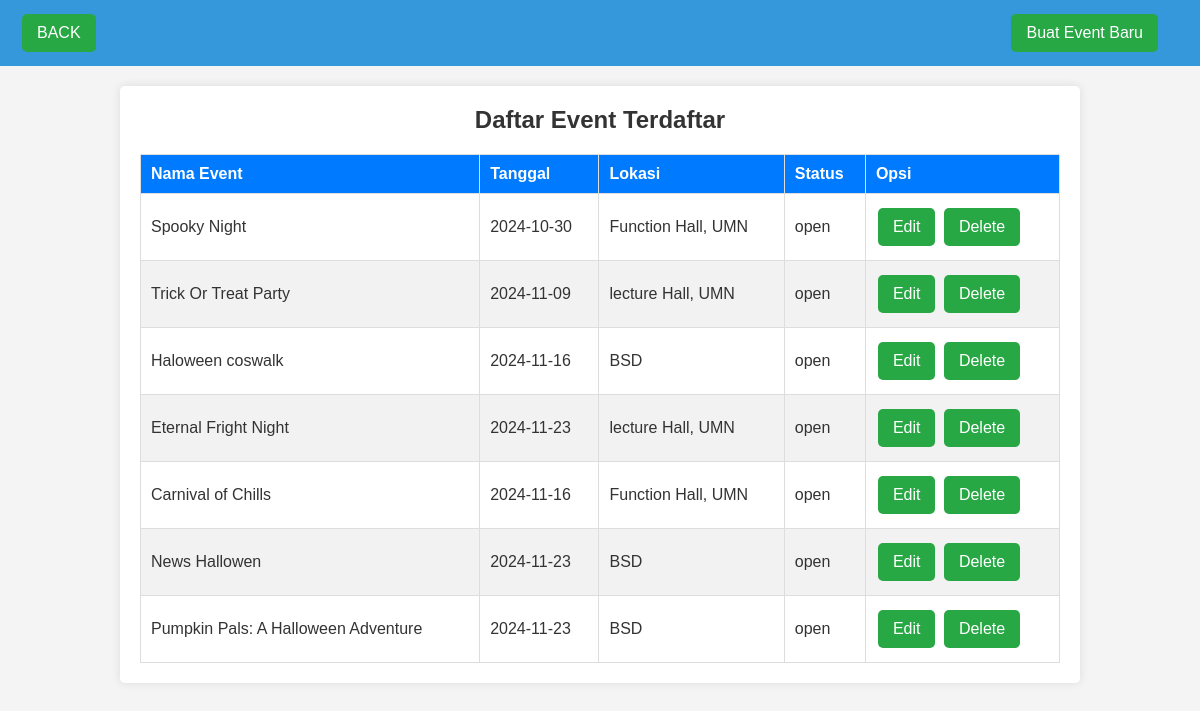
The app's page /admin/manage_events.php (signed in) with its own data.
### tables this page shows
CREATE TABLE `events` (
  `id` int(11) NOT NULL,
  `event_name` varchar(255) NOT NULL,
  `description` text NOT NULL,
  `event_date` date NOT NULL,
  `location` varchar(255) NOT NULL,
  `category` varchar(100) DEFAULT NULL,
  `event_status` enum('open','closed','canceled') DEFAULT 'open',
  `created_at` timestamp NOT NULL DEFAULT current_timestamp(),
  `max_participants` int(11) NOT NULL,
  `event_time` time NOT NULL,
  `image` varchar(255) NOT NULL,
  `banner` varchar(255) NOT NULL,
  `status` enum('open','closed','canceled') DEFAULT 'open',
  `image_url` varchar(255) DEFAULT NULL,
  `user_id` int(11) NOT NULL,
  `event_image` varchar(255) DEFAULT NULL,
  `event_banner` varchar(255) DEFAULT NULL,
  `capacity` int(11) NOT NULL DEFAULT 0,
  `current_registrants` int(11) NOT NULL DEFAULT 0
);

### admin/manage_events.php (the view, shortened to what this page needs)
<?php
include __DIR__ . '/../includes/db.php';
?>
<!DOCTYPE html>
<html lang="en">
<head>
    <link rel="stylesheet" href="../assets/css/manage-style.css">
</head>
<body>
<nav class="navbar">
    <ul class="nav-list">
        <a href="dashboard.php" class="button">BACK</a>
        <li>
            <a href="create_events.php" class="button">Buat Event Baru</a>
        </li>
    </ul>
</nav>
<div class="container">
    <h2 class="center-text">Daftar Event Terdaftar</h2>
    <div class="table-wrapper">
        <table class="table" id="eventTable">
            <thead>
                <tr>
                    <th>Nama Event</th>
                    <th>Tanggal</th>
                    <th>Lokasi</th>
                    <th>Status</th>
                    <th>Opsi</th>
                </tr>
            </thead>
            <tbody>
                <?php
                $query = "SELECT * FROM events";
                $result = $conn->query($query);
                if ($result && $result->num_rows > 0) {
                    while ($row = $result->fetch_assoc()) {
                        echo "<tr id='event-".$row['id']."'>";
                        echo "<td>" . htmlspecialchars($row['event_name']) . "</td>";
                        echo "<td>" . htmlspecialchars($row['event_date']) . "</td>";
                        echo "<td>" . htmlspecialchars($row['location']) . "</td>";
                        echo "<td>" . htmlspecialchars($row['status']) . "</td>";
                        echo "<td>
                            <a href='edit_event.php?id=" . $row['id'] . "' class='button'>Edit</a>
                            <form action='manage_events.php' method='POST' style='display:inline;'>
                                <input type='hidden' name='delete_event' value='1'>
                                <input type='hidden' name='event_id' value='" . $row['id'] . "'>
                                <button type='submit' class='button' onclick='return confirm(\"Apakah Anda yakin ingin menghapus event ini?\")'>Delete</button>
                            </form>
                        </td>";
                        echo "</tr>";
                    }
                } else {
                    echo "<tr><td colspan='5'>Belum ada event terdaftar</td></tr>";
                }
                ?>
            </tbody>
        </table>
    </div>
</div>
<div class="centered-notification">
</div>
</body>
</html>

### assets/css/manage-style.css (style rules this page uses)
* { margin: 0; padding: 0; box-sizing: border-box; }
body { font-family: Arial, sans-serif; background-color: #f4f4f4; color: #333; }
.navbar { background-color: #007bff; padding: 10px; }
.nav-list { list-style-type: none; }
.container { width: 80%; margin: 20px auto; background-color: white; padding: 20px; border-radius: 5px; box-shadow: 0 0 10px rgba(0, 0, 0, 0.1); }
.center-text { text-align: center; margin-bottom: 20px; }
.table { width: 100%; border-collapse: collapse; }
.table th, .table td { border: 1px solid #ddd; padding: 8px; text-align: left; }
.table th { background-color: #007bff; color: white; }
.table tr:nth-child(even) { background-color: #f2f2f2; }
.button { background-color: #28a745; color: white; border: none; padding: 10px 15px; text-align: center; text-decoration: none; display: inline-block; margin: 4px 2px; cursor: pointer; border-radius: 5px; }
form { display: inline-block; }
.navbar { background-color: #333; color: #fff; padding: 1em; text-align: center; }
.nav-list { list-style: none; margin: 0; padding: 0; display: flex; justify-content: space-between; }
.centered-notification { display: flex; justify-content: center; align-items: center; height: 100vh; }
body { font-family: Arial, sans-serif; margin: 0; padding: 0; background-color: #f4f4f4; }
.table { width: 100%; border-collapse: collapse; min-height: 50px; }
.table th, .table td { padding: 10px; text-align: left; border-bottom: 1px solid #ddd; min-height: 40px; }
.navbar { background-color: #3498db; padding: 10px 20px; }
.nav-list { list-style: none; margin: 0; padding: 0; display: flex; }
.nav-list li { margin-right: 20px; }
button { background: none; border: none; color: inherit; cursor: pointer; font: inherit; }

### records on screen
events: event_name "Spooky Night", event_date "2024-10-30", location "Function Hall, UMN", status "open"
events: event_name "Trick Or Treat Party", event_date "2024-11-09", location "lecture Hall, UMN", status "open"
events: event_name "Haloween coswalk", event_date "2024-11-16", location "BSD", status "open"
events: event_name "Eternal Fright Night", event_date "2024-11-23", location "lecture Hall, UMN", status "open"
events: event_name "Carnival of Chills", event_date "2024-11-16", location "Function Hall, UMN", status "open"
events: event_name "News Hallowen", event_date "2024-11-23", location "BSD", status "open"
events: event_name "Pumpkin Pals: A Halloween Adventure", event_date "2024-11-23", location "BSD", status "open"
